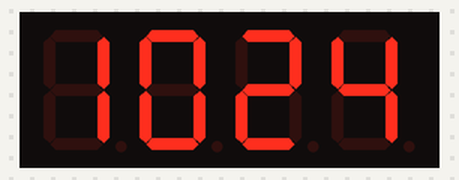
A sketch run on a simulated ESP8266 (NodeMCU). On the bench: 4-digit seven-segment display. WiFi joins after 1.5 s; servers stay silent unless stated; network time is answered at once with the bench clock; the local clock reads 2024-03-15 10:24:30 at power-on unless the sketch sets it; what the sketch prints to the serial monitor is not drawn.

Above: at 1.6 s.
At 65.0 s:
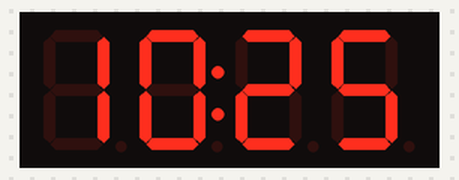
At 129.5 s:
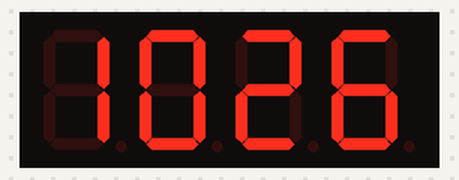

The sketch:

7segment_coba.ino
```cpp
#include <NTPClient.h>
#include <ESP8266WiFi.h>
#include <WiFiUdp.h>
#include "TM1637.h"

#define CLK D7
#define DIO D8
TM1637 tm1637(CLK, DIO);

const char *ssid     = "CANGKIR TERAKHIR";
const char *password = "gudanggaram";

const long utcOffsetInSeconds = 25200;

char daysOfTheWeek[7][12] = {"Sunday", "Monday", "Tuesday", "Wednesday", "Thursday", "Friday", "Saturday"};

// Define NTP Client to get time
WiFiUDP ntpUDP;
NTPClient timeClient(ntpUDP, "asia.pool.ntp.org", utcOffsetInSeconds);

int hh, mm, ss;

void setup() {
  Serial.begin(115200);

  WiFi.begin(ssid, password);

  while ( WiFi.status() != WL_CONNECTED ) {
    delay ( 500 );
    Serial.print ( "." );
  }
 Serial.print ( "tersambung" );
  timeClient.begin();
  tm1637.init();
  tm1637.set(7);
}

void loop() {
  timeClient.update();
  hh = timeClient.getHours();
  mm = timeClient.getMinutes();
  ss = timeClient.getSeconds();
  Serial.print(daysOfTheWeek[timeClient.getDay()]);
  Serial.print(", ");
  Serial.print(hh);
  Serial.print(":");
  Serial.print(mm);
  Serial.print(":");
  Serial.println(ss);
  Serial.println(timeClient.getFormattedTime());
  tm1637.point(POINT_OFF);
tm1637.display(0, hh / 10);  // hour
  tm1637.display(1, hh % 10);
  tm1637.display(2, mm / 10); // minutes
  tm1637.display(3, mm % 10); //
  delay(500);
  tm1637.point(POINT_ON);
  tm1637.display(0, hh / 10);  // hour
  tm1637.display(1, hh % 10);
  tm1637.display(2, mm / 10); // minutes
  tm1637.display(3, mm % 10); //
  delay(500);
}
```
